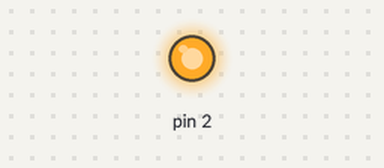
The sketch below on a simulated Arduino Uno, built with avr-gcc and run on an emulated ATmega328P. Parts: output pins drawn as LEDs (lit = HIGH).

Above: at 0.1 s.
Timing chart, 0 to 1.6 s (numbered marks = the images above):
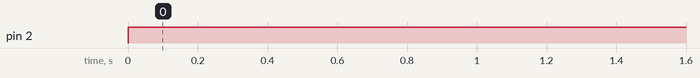

The sketch:

singleplant.ino
```cpp
//this is created for a 3d printer planter with integrated peristaltic pump running on 5v

int timer = 24;
int utsett = ((timer*3600) * 1000);

class plant
{
  int pumpPin;
  int vann;

  public:
  plant(int pPin, int amount)
  {
    pumpPin = pPin;
    pinMode(pumpPin, OUTPUT);

    vann = amount * 1000;
  }

  void vanning()
  {
    digitalWrite(pumpPin, HIGH);
    delay(vann);
    digitalWrite(pumpPin, LOW);
  }
};

//define pumpnumber and how log to water in seconds
//plant plant1(pin number, x seconds to keep pump running);
plant plant1(2,45);


void setup(){}


void loop() {

  plant1.vanning();
  delay(utsett);

}
```

Measured:
- by itself, pin 2: LOW → HIGH at 0.00 s
